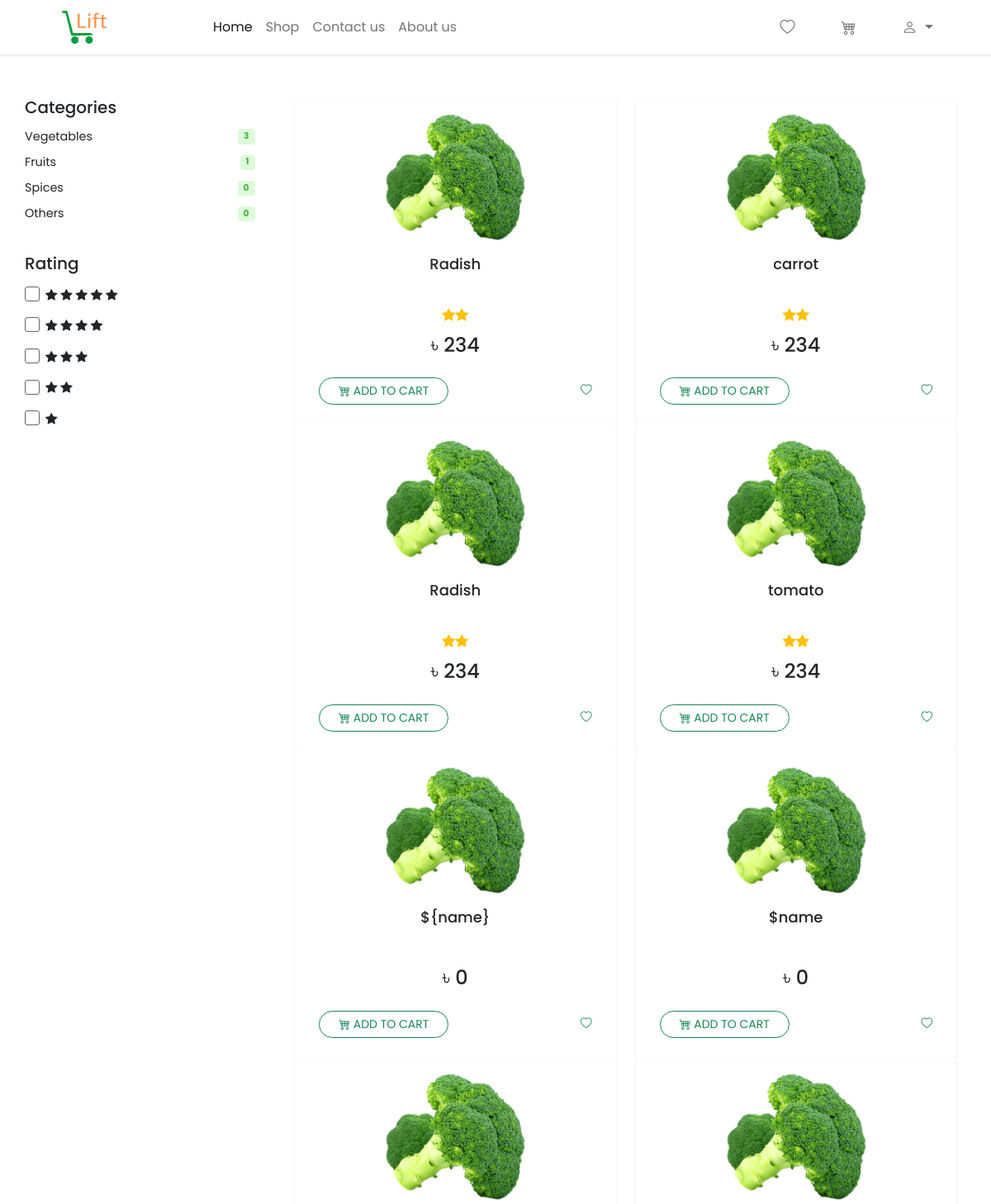
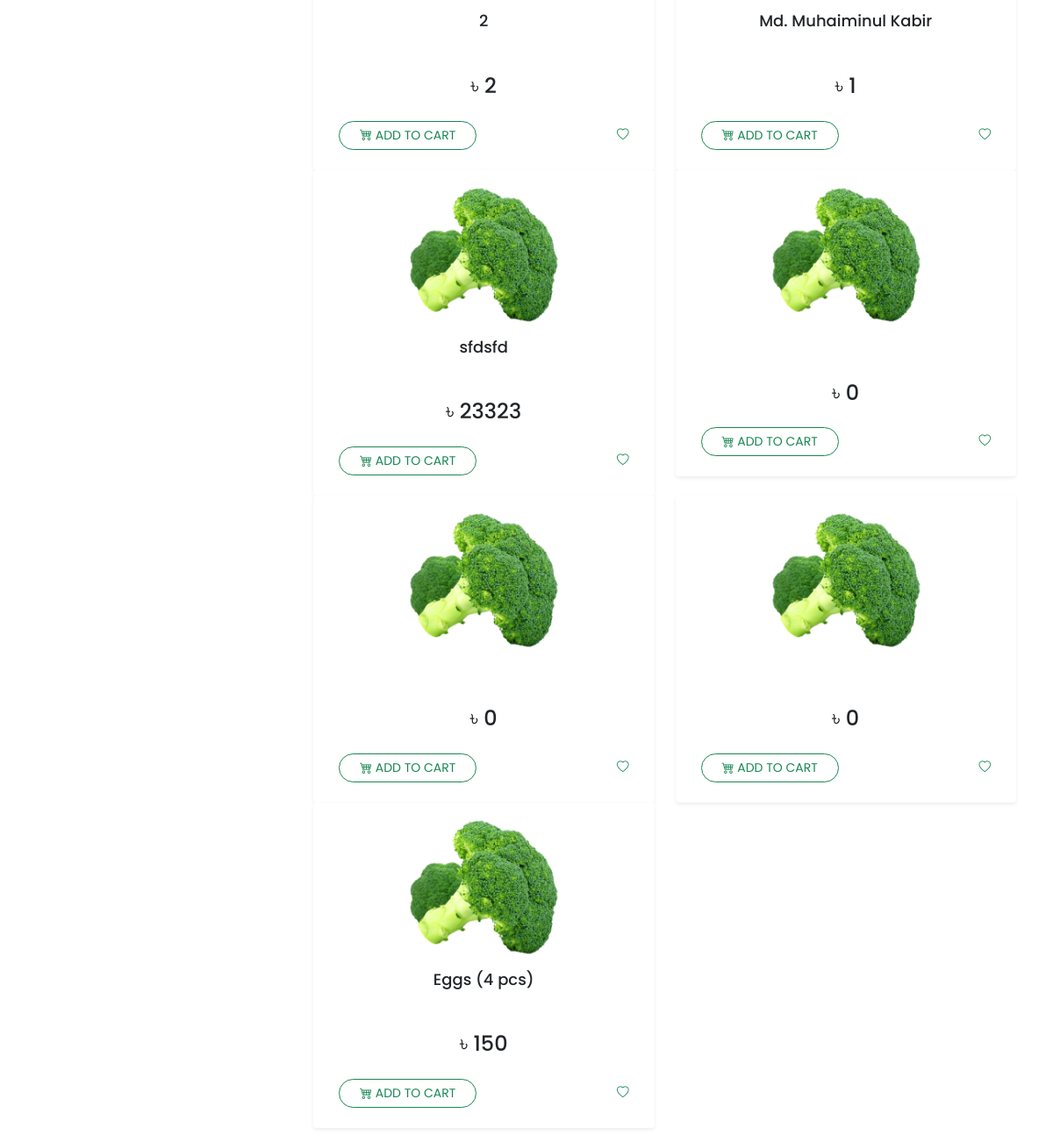
Page /list.php on the committed database (2 pictures, top to bottom).
### tables this page shows
CREATE TABLE `product` (
  `Id` int(11) NOT NULL,
  `Name` varchar(119) NOT NULL,
  `Price` int(11) NOT NULL,
  `Ratings` int(11) NOT NULL,
  `type` varchar(100) NOT NULL,
  `path` varchar(100) NOT NULL
);

### product_data.php (called while the page is built, shortened)
<?php
include 'connection.php';
$products = array();
$sqlx = "SELECT * FROM product";
$sqlv = "SELECT * FROM product where type='vegi'";
$sqlf = "SELECT * FROM product where type='fruit'";
$sqls = "SELECT * FROM product where type='spice'";
$sqlo = "SELECT * FROM `product` where type = 'other';";
$resultx = mysqli_query($link, $sqlx);
$resultv = mysqli_query($link, $sqlv);
$resultf = mysqli_query($link, $sqlf);
$results = mysqli_query($link, $sqls);
$resulto = mysqli_query($link, $sqlo);
$noOfDatav = mysqli_num_rows($resultv);
$noOfDataf = mysqli_num_rows($resultf);
$noOfDatas = mysqli_num_rows($results);
$noOfDatao = mysqli_num_rows($resulto);
$i = 0;
while ($row = mysqli_fetch_array($resultx)) {
        $products[$i] = new pt();
        $products[$i]->name = $row['Name'];
        $products[$i]->price = $row['Price'];
        $products[$i]->rate = $row['Ratings'];
        $products[$i]->path = $row['path'];
        $products[$i]->type = $row['type'];
        $i++;
}

### list.php (the view, shortened to what this page needs)
<!DOCTYPE html>
<html lang="en">
<head>
    <link href="https://cdn.jsdelivr.net/npm/bootstrap@5.1.0/dist/css/bootstrap.min.css" rel="stylesheet" />
    <link rel="stylesheet" href="assets/css/card.css">
    <link rel="stylesheet" href="assets/css/bootstrap.min.css">
    <link rel="stylesheet" href="assets/fonts/bootstrap-icons.css">
    <link rel="stylesheet" href="assets/css/main.css">
    <link rel="stylesheet" href="assets/css/header.css">
</head>
<body>
    <div class="wrapper">
        <?php
        include 'header.php';
        include 'product_data.php';
        ?>
        <div>
            <br>
            <br>
            <br>
        </div>
        <div class="content py-md-0 py-3">
            <section id="sidebar">
                <div class="py-3">
                    <h5 class="font-weight-bold">Categories</h5>
                    <ul class="list-group">
                        <li class="list-group-item list-group-item-action d-flex justify-content-between align-items-center category"> Vegetables <span class="badge badge-primary badge-pill"><?php echo $noOfDatav; ?></span> </li>
                        <li class="list-group-item list-group-item-action d-flex justify-content-between align-items-center category"> Fruits <span class="badge badge-primary badge-pill"><?php echo $noOfDataf; ?></span> </li>
                        <li class="list-group-item list-group-item-action d-flex justify-content-between align-items-center category"> Spices <span class="badge badge-primary badge-pill"><?php echo $noOfDatas; ?></span> </li>
                        <li class="list-group-item list-group-item-action d-flex justify-content-between align-items-center category">Others <span class="badge badge-primary badge-pill"><?php echo $noOfDatao; ?></span> </li>
                    </ul>
                </div>
                <div class="py-3">
                    <h5 class="font-weight-bold">Rating</h5>
                    <form class="rating">
                        <div id="x" class="form-inline d-flex align-items-center py-2"> <label class="tick"><span class="bi bi-star-fill"></span> <span class="bi bi-star-fill"></span> <span class="bi bi-star-fill"></span> <span class="bi bi-star-fill"></span> <span class="bi bi-star-fill"></span> <input type="checkbox"> <span class="check"></span> </label> </div>
                        <div class="form-inline d-flex align-items-center py-2"> <label class="tick"> <span class="bi bi-star-fill"></span> <span class="bi bi-star-fill"></span> <span class="bi bi-star-fill"></span> <span class="bi bi-star-fill"></span> <span class="far fa-star px-1 text-muted"></span> <input type="checkbox"> <span class="check"></span> </label> </div>
                        <div class="form-inline d-flex align-items-center py-2"> <label class="tick"><span class="bi bi-star-fill"></span> <span class="bi bi-star-fill"></span> <span class="bi bi-star-fill"></span> <span class="far fa-star px-1 text-muted"></span> <span class="far fa-star px-1 text-muted"></span> <input type="checkbox"> <span class="check"></span> </label> </div>
                        <div class="form-inline d-flex align-items-center py-2"> <label class="tick"><span class="bi bi-star-fill"></span> <span class="bi bi-star-fill"></span> <span class="far fa-star px-1 text-muted"></span> <span class="far fa-star px-1 text-muted"></span> <span class="far fa-star px-1 text-muted"></span> <input type="checkbox"> <span class="check"></span> </label> </div>
                        <div class="form-inline d-flex align-items-center py-2"> <label class="tick"> <span class="bi bi-star-fill"></span> <span class="far fa-star px-1 text-muted"></span> <span class="far fa-star px-1 text-muted"></span> <span class="far fa-star px-1 text-muted"></span> <span class="far fa-star px-1 text-muted"></span> <input type="checkbox"> <span class="check"></span> </label> </div>
                    </form>
                </div>
            </section>
        </div>
        <section id="products">
            <div class="container py-3">
                <div id='list' class="row">
                    <?php
                    $j = 0;
                    while ($j < $i) {
                        $rating = '';
                        while ((int)$products[$j]->rate--) {
                            $rating .= '<i class="bi bi-star-fill text-warning"></i>';
                        }
                        echo '
                            <div class="col-lg-6">
                                <div class="card border-0 shadow-sm">
                                    <div class="card-body text-center">
                                        <img src="assets/images/product/product27.png" alt="">
                                        <h2 class="product_name">
                                            <p>' . $products[$j]->name . '</p>
                                        </h2>
                                        <div class="rating">
                                            ' . $rating . '
                                        </div>
                                        <h2 class="price">৳ '.$products[$j]->price.'</h2>
                                        <div class="btn d-flex justify-content-between align-items-center">
                                            <a href="" class="add-to-cart-btn">
                                                <i class="bi bi-cart4"></i> Add to Cart
                                            </a>
                                            <a href="" class="add-to-favorite text-success">
                                                <i class="bi bi-heart "></i>
                                            </a>
                                        </div>
                                    </div>
                                </div>
                            </div>
                        ';
                        $j++;
                    }
                    ?>
                </div>
            </div>
        </section>
    </div>
</body>
</html>

### header.php (shortened to what this page needs)
<header>
        <nav class="fixed-top navbar navbar-expand-lg navbar-light">
                <div class="container">
                        <a class="navbar-brand" href="index.php">
                                <img src="assets/images/ecommerce-logo-png-11.png" height="40" alt="">
                        </a>
                        <div class="collapse navbar-collapse" id="navbarSupportedContent">
                                <ul class="navbar-nav me-auto mb-2 mb-lg-0">
                                        <li class="nav-item">
                                                <a class="nav-link active" aria-current="page" href="index.php">Home</a>
                                        </li>
                                        <li class="nav-item">
                                                <a class="nav-link" href="list.php">Shop</a>
                                        </li>
                                        <li class="nav-item">
                                                <a class="nav-link" href="contact.php">Contact us</a>
                                        </li>
                                        <li class="nav-item">
                                                <a class="nav-link " href="#">About us</a>
                                        </li>
                                </ul>
                                <ul class="navbar-nav ms-auto mb-2 mb-lg-0 action-menu">
                                        <li class="nav-item">
                                                <a class="nav-link" href="#">
                                                        <i class="bi bi-heart"></i>
                                                </a>
                                        </li>
                                        <li class="nav-item">
                                                <a class="nav-link" id="cart">
                                                        <i class="bi bi-cart4 position-relative">
                                                        </i>
                                                </a>
                                        </li>
                                        <li class="nav-item dropdown">
                                                <a class="nav-link dropdown-toggle" href="profile.php" id="navbarDropdown" role="button" data-bs-toggle="dropdown" aria-expanded="false">
                                                        <i class="bi bi-person"></i>
                                                </a>
                                        </li>
                                </ul>
                        </div>
                </div>
        </nav>
</header>

### assets/css/card.css (style rules this page uses)
.card .card-body img { height: 160px; transition: 0.6s; }
.card .card-body h2.product_name { font-size: 18px; padding: 15px 0px; }
.card .card-body h2.price { font-size: 24px; padding: 10px 0px; }
.card .card-body a.add-to-cart-btn { border: 1px solid #198754; padding: 5px 23px; color: #198754; border-radius: 50px; text-transform: uppercase; font-size: 14px; transition: 0.6s; }
a:link { text-decoration: none; }

### assets/css/main.css (style rules this page uses)
* { margin: 0; padding: 0; box-sizing: border-box; font-family: 'Poppins', sans-serif; }
.wrapper { padding: 30px; max-width: 1200px; margin: auto; }
.btn { color: #666; font-size: 0.85rem; }
label { cursor: pointer; }
.tick { display: block; position: relative; padding-left: 23px; cursor: pointer; font-size: 0.8rem; margin: 0; }
.check { position: absolute; top: 1px; left: 0; height: 18px; width: 18px; background-color: #f8f8f8; border: 1px solid #ddd; border-radius: 3px; }
.check:after { content: ""; position: absolute; display: none; }
.tick .check:after { left: 6px; top: 2px; width: 5px; height: 10px; border: solid white; border-width: 0 3px 3px 0; transform: rotate(45deg) scale(2); }
#sidebar { width: 25%; float: left; }
.category { font-size: 0.9rem; cursor: pointer; }
.list-group-item { border: none; padding: 0.3rem 0.4rem 0.3rem 0rem; }
.badge-primary { background-color: #defadb; color: #48b83e }
.rating .check { background-color: #fff; border: 1px solid #666; top: 0; }
.rating .tick { font-size: 0.9rem; padding-left: 25px; }
#products { width: 75%; padding-left: 30px; margin: 0; float: right; }
img { width: 192px; height: 132px; object-fit: contain; }

### assets/css/header.css (style rules this page uses)
header nav { background: #fff; box-shadow: 0px 0px 5px #4444; }
header nav a.navbar-brand img { height: 40px; }
header nav ul.action-menu .nav-item .nav-link { margin: 0px 20px; font-size: 18px; }

### rows in the picture
product: Name "carrot", Price "234"
product: Name "tomato", Price "234"
product: Name "${name}", Price "0"
product: Name "$name", Price "0"
product: Name "2", Price "2"
product: Name "Md. Muhaiminul Kabir", Price "1"
product: Name "sfdsfd", Price "23323"
product: Price "0"
product: Name "Eggs (4 pcs)", Price "150"

### other values in the picture
$noOfDatav "3"
$noOfDataf "1"
$noOfDatas "0"
$noOfDatao "0"
$products[$j]->name "Radish"
$products[$j]->price "234"
$products[$j]->price "0"
